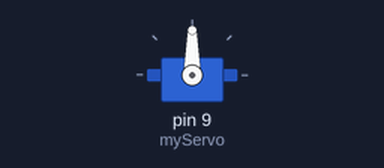
A sketch run on a simulated Arduino Uno, built with avr-gcc and run on an emulated ATmega328P. On the bench: servo.

Above: at 0.05 s.
Timing chart, 0 to 13.0 s (numbered marks = the images above):
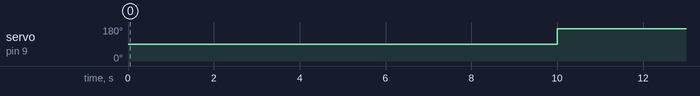

Measured:
- by itself, servo on pin 9 (myServo): alternates 170° for 5.0 s and 90° for 5.0 s

The sketch:

ardunio.ino
```cpp
#include <Servo.h>
#include <SoftwareSerial.h>

Servo myServo;
SoftwareSerial bluetooth(3, 2); // RX, TX

unsigned long previousMillis = 0;
const long interval = 10000; // 10 saniye = 10000 ms

void setup() {
  myServo.attach(9); // Servo motor pin
  bluetooth.begin(9600); // HC-05 için baud rate
  myServo.write(90); // Başlangıç konumu
}

void loop() {
  unsigned long currentMillis = millis();

  if (currentMillis - previousMillis >= interval) {
    previousMillis = currentMillis;

    // Mama verme işlemi
    myServo.write(170);
    delay(5000); // 5 saniye bekle
    myServo.write(90);

    // Flutter'a bildirim gönder
    bluetooth.println("MAMA:VERILDI");
  }
}
```
